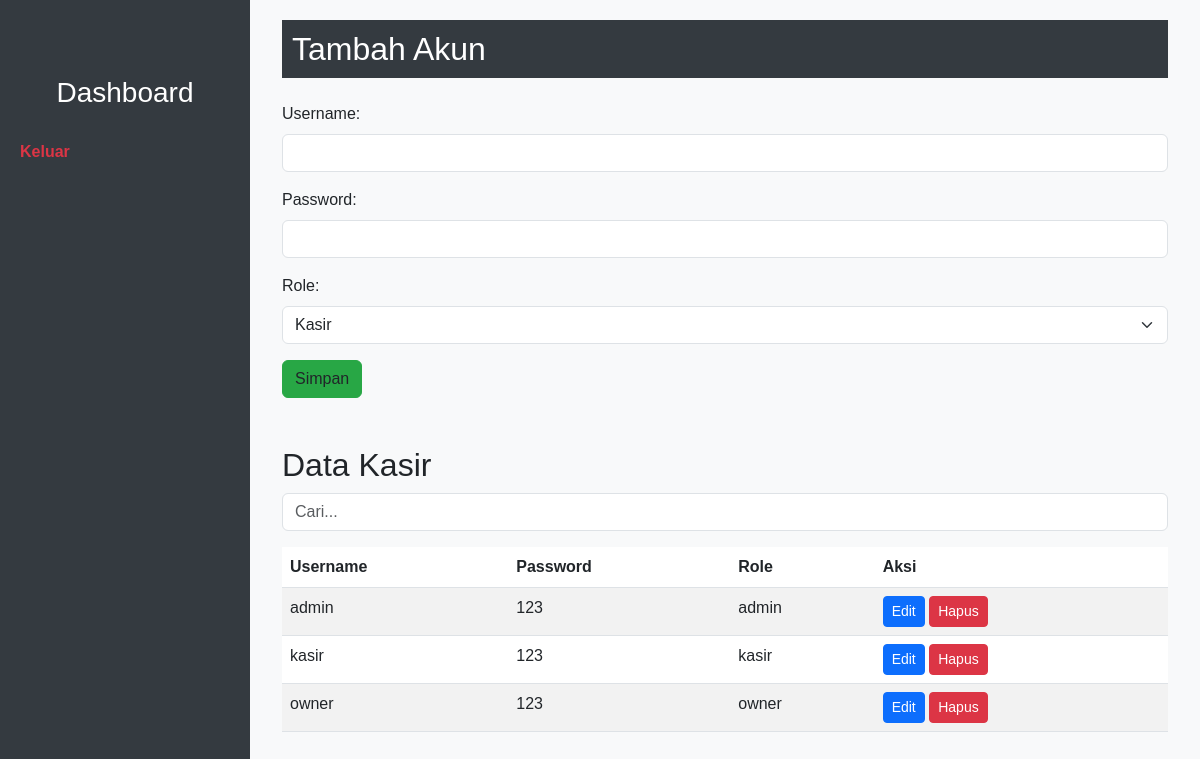
Screenshot of /pages/admin/index.php with the database file from the repository.
### tables this page shows
CREATE TABLE `users` (
  `id` int(11) NOT NULL,
  `username` varchar(50) NOT NULL,
  `password` varchar(255) NOT NULL,
  `role` enum('admin','kasir','owner') NOT NULL
);

### pages/admin/index.php (the view, shortened to what this page needs)
<?php
include_once '../../db/db_config.php';
$query = "SELECT * FROM users";
$result = mysqli_query($conn, $query);
$rows = [];
while ($row = mysqli_fetch_assoc($result)) {
    $rows[] = $row;
}
$edit_username = '';
$edit_password = '';
$edit_role = '';
?>
<!DOCTYPE html>
<html lang="en">
<head>
    <link href="https://cdn.jsdelivr.net/npm/bootstrap@5.3.0-alpha1/dist/css/bootstrap.min.css" rel="stylesheet">
    <link rel="stylesheet" href="../style/style.css">
</head>
<body>
    <div class="container-fluid">
        <div class="sidebar">
            <div class="sidebar-header">
                <h3>Dashboard</h3>
            </div>
            <ul class="nav flex-column mt-auto">
                <li class="nav-item">
                    <a class="nav-link logout-link" href="../../auth/logout.php">Keluar</a>
                </li>
            </ul>
        </div>
        <div class="content">
            <div class="container">
                <div class="form-container">
                    <h2 class="mb-4"><?php echo isset($_GET['id']) ? 'Edit Akun' : 'Tambah Akun'; ?></h2>
                    <form action="<?php echo $_SERVER['PHP_SELF']; ?>" method="post">
                        <div class="mb-3">
                            <label for="username" class="form-label">Username:</label>
                            <input type="text" name="username" class="form-control" value="<?php echo $edit_username; ?>" required>
                        </div>
                        <div class="mb-3">
                            <label for="password" class="form-label">Password:</label>
                            <input type="password" name="password" class="form-control" value="<?php echo $edit_password; ?>" required>
                        </div>
                        <div class="mb-3">
                            <label for="role" class="form-label">Role:</label>
                            <select name="role" class="form-select" required>
                                <option value="kasir" <?php echo ($edit_role === 'kasir') ? 'selected' : ''; ?>>Kasir</option>
                            </select>
                        </div>
                        <?php if (isset($_GET['id'])) : ?>
                            <button type="submit" name="edit" class="btn btn-edit-kasir">Simpan</button>
                            <a href="<?php echo $_SERVER['PHP_SELF']; ?>" class="btn btn-batal-edit-kasir">Batal Edit</a>
                        <?php else : ?>
                            <button type="submit" name="tambah" class="btn btn-tambah-kasir">Simpan</button>
                        <?php endif; ?>
                    </form>
                </div>
                <div class="table-container">
                    <h2 class="mt-5">Data Kasir</h2>
                    <input type="text" id="searchInput" class="form-control mb-3" placeholder="Cari...">
                    <table class="table table-striped mt-3">
                        <thead>
                            <tr>
                                <th scope="col">Username</th>
                                <th scope="col">Password</th>
                                <th scope="col">Role</th>
                                <th scope="col">Aksi</th>
                            </tr>
                        </thead>
                        <tbody>
                            <?php foreach ($rows as $row) : ?>
                                <tr>
                                    <td><?php echo $row['username']; ?></td>
                                    <td><?php echo $row['password']; ?></td>
                                    <td><?php echo $row['role']; ?></td>
                                    <td>
                                        <a href="<?php echo $_SERVER['PHP_SELF'] . '?id=' . $row['id']; ?>" class="btn btn-sm btn-primary">Edit</a>
                                        <a href="<?php echo $_SERVER['PHP_SELF'] . '?hapus=' . $row['id']; ?>" class="btn btn-sm btn-danger">Hapus</a>
                                    </td>
                                </tr>
                            <?php endforeach; ?>
                        </tbody>
                    </table>
                </div>
            </div>
        </div>
    </div>
</body>
</html>

### style/style.css (style rules this page uses)
body { margin: 0; padding: 0; font-family: Arial, sans-serif; background-color: #f8f9fa; }
.container-fluid { padding-left: 0; padding-right: 0; overflow-x: hidden; }
.sidebar { height: 100vh; position: fixed; top: 0; left: 0; width: 250px; padding-top: 3.5rem; background-color: #343a40; color: #fff; z-index: 1; overflow-y: auto; }
.sidebar .nav-link { padding: 10px 20px; color: #fff; }
.content { margin-left: 250px; padding: 20px; }
.sidebar-header { background-color: #212529; padding: 20px; text-align: center; }
.sidebar-header h3 { margin-bottom: 0; color: #fff; }
.nav-item { margin-bottom: 10px; }
.nav-link { color: #fff !important; font-weight: bold; }
.logout-link { color: #dc3545 !important; }

### pages/admin/index.php (style rules this page uses)
body { margin: 0; padding: 0; font-family: Arial, sans-serif; background-color: #f8f9fa; }
.container-fluid { padding-left: 0; padding-right: 0; overflow-x: hidden; }
.sidebar { height: 100vh; position: fixed; top: 0; left: 0; width: 250px; padding-top: 3.5rem; background-color: #343a40; color: #fff; z-index: 1; overflow-y: auto; }
.sidebar .nav-link { padding: 10px 20px; color: #fff; }
.content { margin-left: 250px; padding: 20px; }
.sidebar-header { background-color: #343a40; padding: 20px; text-align: center; }
.sidebar-header h3 { margin-bottom: 0; color: #fff; }
.nav-item { margin-bottom: 10px; }
.nav-link { color: #fff !important; font-weight: bold; }
.logout-link { color: #dc3545 !important; }
.btn-tambah-kasir { background-color: #28a745; border-color: #28a745; }
.mb-4 { background-color: #343a40; color: #fff; padding: 10px; }

### rows the page displays
users: username "admin", password "123", role "admin"
users: username "kasir", password "123", role "kasir"
users: username "owner", password "123", role "owner"
